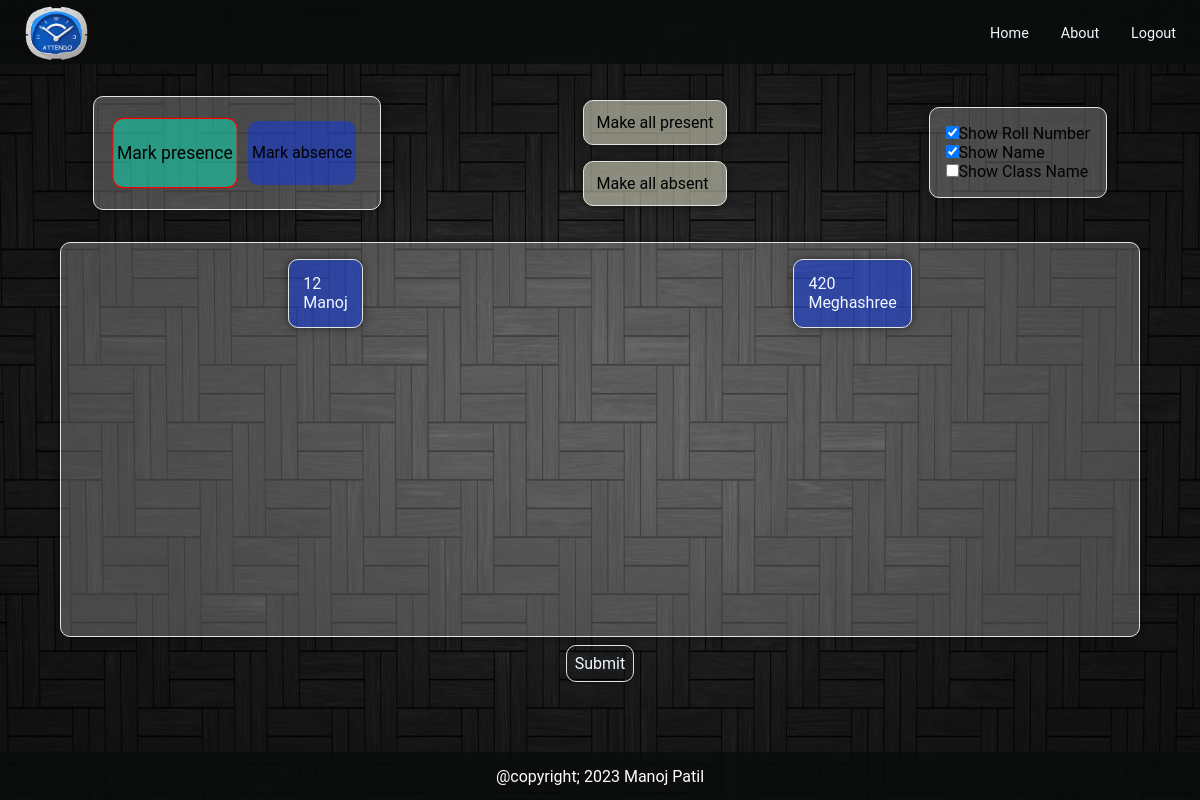
Page /2/attendance/1 (signed in) on the committed database.
### mainapp/models.py (models this page shows, shortened)
class Student(models.Model):
    name = models.CharField(max_length=200)
    rollno = models.IntegerField(primary_key=True)
    Class= models.ForeignKey('Class',on_delete=models.CASCADE,default=1)

### mainapp/views.py (the view)
# urls.py: path('2/attendance/<int:sid>', mark, name='mark'),
@login_required(login_url="/login/")
def mark(request, sid):
    try:
        if request.user==Subject.objects.get(sid=sid).prof:
            sub=Subject.objects.get(sid=sid)
            if sub.partial:
                data=sub.students.all()
            else:
                data=Student.objects.filter(Class=sub.Class)
            context={'data':data,"sid":sid}
            for a in data:
                print(a.rollno)
            return render(request,'mainapp/mark.html',context=context)
        else:
            return HttpResponse(status=404)
    except Exception:
        return HttpResponse(status=404)

### mainapp/templates/mainapp/mark.html (shortened to what this page needs)
{% extends 'base.html' %}
{% load static %}
{% block css %}
<link rel="stylesheet" href="{% static 'mainapp/mark.css' %}">
{% endblock css %}
{% block content %}
<div class="block-menu"><div class="block-one">
<div class="block-one-one selected_choice" id="1" onclick="selectOne(this)" style="color:black;background-color:#00ffcd70;">
Mark presence
</div>
<div class="block-one-two" id="2" onclick="selectOne(this)" style="color:black;background-color:#0033ff70;">
Mark absence
</div>
</div>
<div class="block_middle">
        <div class="all_present" onclick="allPresent()">Make all present</div>
        <div class="all_absent" onclick="allAbsent()">Make all absent</div>
</div>
<div class="block-two">
<div class="inner-box"><input type="checkbox" id="rollno" checked onchange="updateData(this)"><label for="rollno" style="color:black;">Show Roll Number</label></div>
<div class="inner-box"><input type="checkbox" id="name" checked onchange="updateData(this)"><label for="name" style="color:black;">Show Name</label></div>
<div class="inner-box"><input type="checkbox" id="class" onchange="updateData(this)"><label for="class" style="color:black;">Show Class Name</label></div>
</div>
</div>
<div class="block">
<div class="inner-block">
    {% for i in data %}
    <div class="box absent" onclick="mark(this)">
        <div class="box_rollno">{{i.rollno}}</div>
        <div class="box_name">{{i.name}}</div>
    </div>
    {% endfor %}
</div>
<div class="submit" onclick="sendAttendance({{sid}})">Submit</div>
</div>
{% endblock content %}

### mainapp/static/base.css (style rules this page uses)
* { margin:0px; padding:0px; box-sizing: border-box; color: aliceblue; }
html,body { height:100%; width:100%; font-family: 'Roboto', sans-serif; color:aliceblue; z-index: -1; }
body { background: url('images/wallpaper.jpg'); background-repeat: no-repeat; background-size: cover; }

### mainapp/static/mainapp/mark.css (style rules this page uses)
.block-one, .block-two { background-color: #f5f5f53b; padding: 1rem; display: flex; flex-direction: column; border-radius: 10px; border: 1px solid #e3e3e3; box-shadow: 0 0 10px rgba(0,0,0,0.5); transition: 0.3s; justify-content: space-around; }
.block_middle { display: flex; gap:1rem; flex-direction: column; justify-content: space-around; }
.block_middle>* { background: #f5f5dc80; color:black; cursor: pointer; padding: 1vw; border-radius: 10px; border: 1px solid #e3e3e3; box-shadow: 0 0 10px rgba(0,0,0,0.5); transition: 0.3s; }
.block-one { flex-direction:row; }
.block-menu { gap: 1rem; display: flex; align-items: center; justify-content: space-around; }
.block-one>* { display: flex; aspect-ratio: 16/9; margin: 0.5rem; padding:.2rem; align-items: center; justify-content: center; border-radius: 10px; cursor: pointer; border:solid; border-width:.1rem; border-color: transparent; }
.selected_choice { transform: scale(1.1); border-color: #fa0000; }
.block { margin-top: 2rem; height: 55vh; display: flex; gap:.5rem; flex-direction: column; justify-content: center; align-items: center; }
.block .inner-block { gap:.5rem; flex-grow: 2; padding: 1rem; display: flex; width: 90%; background-color: #f5f5f53b; overflow: scroll; border-radius: 10px; border: 1px solid #e3e3e3; box-shadow: 0 0 10px rgba(0,0,0,0.5); flex-wrap: wrap; justify-content: space-around; align-items: flex-start; }
.block .submit { min-height:1rem; cursor: pointer; border-radius: 10px; border: 1px solid #e3e3e3; padding:.5rem; box-shadow: 0 0 .3rem rgba(0,0,0,0.5); }
.box { cursor: pointer; padding:.9rem; border-radius: 10px; border: 1px solid #e3e3e3; box-shadow: 0 0 10px rgba(0,0,0,0.5); transition: 0.3s; }
.absent { background-color: #0033ff70; }

### rows in the picture
Student: rollno "12", name "Manoj"
Student: rollno "420", name "Meghashree"
